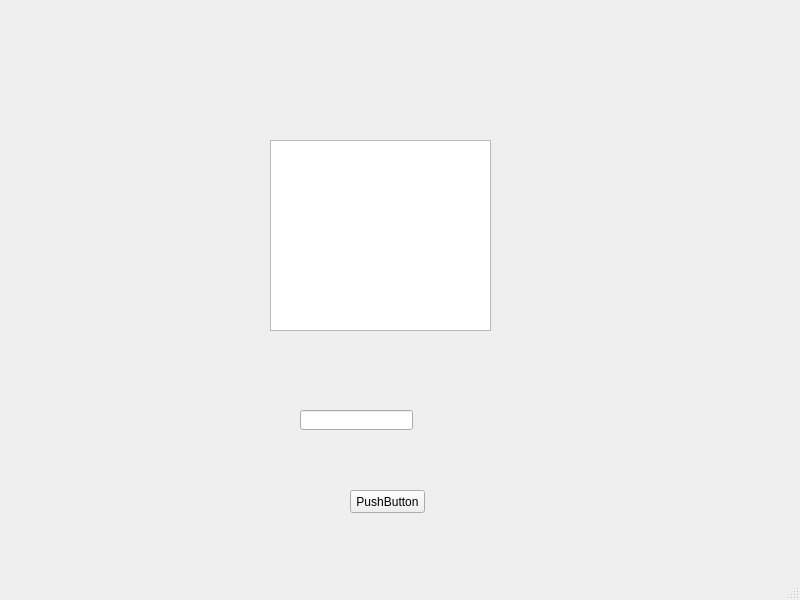
<?xml version="1.0" encoding="UTF-8"?>
<ui version="4.0">
 <class>MainWindow</class>
 <widget class="QMainWindow" name="MainWindow">
  <property name="geometry">
   <rect>
    <x>0</x>
    <y>0</y>
    <width>800</width>
    <height>600</height>
   </rect>
  </property>
  <property name="windowTitle">
   <string>MainWindow</string>
  </property>
  <widget class="QWidget" name="centralwidget">
   <widget class="QPlainTextEdit" name="pntxt">
    <property name="enabled">
     <bool>true</bool>
    </property>
    <property name="geometry">
     <rect>
      <x>270</x>
      <y>140</y>
      <width>221</width>
      <height>191</height>
     </rect>
    </property>
   </widget>
   <widget class="QLineEdit" name="lineEdit">
    <property name="geometry">
     <rect>
      <x>300</x>
      <y>410</y>
      <width>113</width>
      <height>20</height>
     </rect>
    </property>
   </widget>
   <widget class="QPushButton" name="btn_C">
    <property name="geometry">
     <rect>
      <x>350</x>
      <y>490</y>
      <width>75</width>
      <height>23</height>
     </rect>
    </property>
    <property name="text">
     <string>PushButton</string>
    </property>
   </widget>
  </widget>
  <widget class="QMenuBar" name="menubar">
   <property name="geometry">
    <rect>
     <x>0</x>
     <y>0</y>
     <width>800</width>
     <height>21</height>
    </rect>
   </property>
  </widget>
  <widget class="QStatusBar" name="statusbar"/>
 </widget>
 <resources/>
 <connections/>
</ui>
